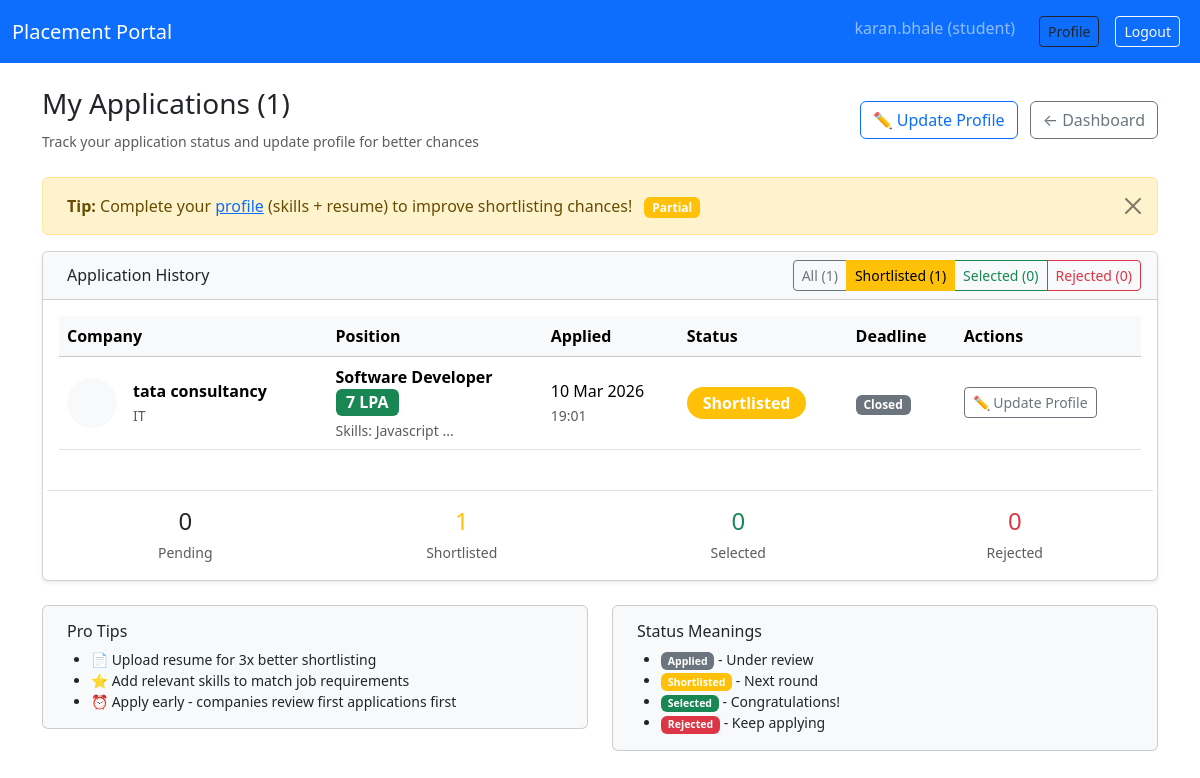
The page /student/applications?status=shortlisted (signed in) on the database as committed earlier.
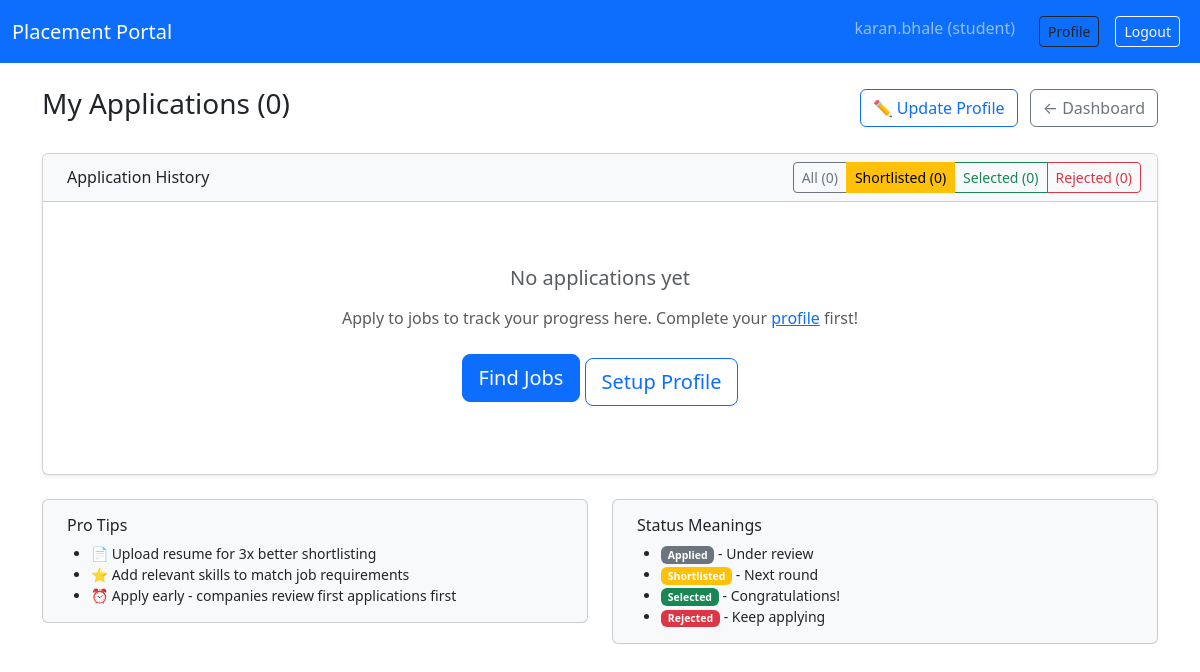
The same page on the database as committed later.
### models.py (models this page shows, shortened)
class User(UserMixin, db.Model):
    __tablename__ = 'user'
    id = db.Column(db.Integer, primary_key=True)
    username = db.Column(db.String(80), unique=True, nullable=False, index=True)
    email = db.Column(db.String(120), unique=True, nullable=False, index=True)
    password_hash = db.Column(db.String(128), nullable=False)
    role = db.Column(db.Enum(UserRole), nullable=False, index=True)
    is_active = db.Column(db.Boolean, default=True)
    created_at = db.Column(db.DateTime, default=datetime.utcnow, index=True)

class Student(db.Model):
    __tablename__ = "student"
    id = db.Column(db.Integer, primary_key=True)
    user_id = db.Column(
        db.Integer, db.ForeignKey("user.id", ondelete="CASCADE"), nullable=False, unique=True
    )
    full_name = db.Column(db.String(100), nullable=False)
    contact = db.Column(db.String(15))
    branch = db.Column(db.String(50))
    year = db.Column(db.Integer)
    cgpa = db.Column(db.Float)
    skills = db.Column(db.Text)
    education = db.Column(db.Text)
    resume_path = db.Column(db.String(500))
    is_blacklisted = db.Column(db.Boolean, default=False)
    created_at = db.Column(db.DateTime, default=datetime.utcnow)

class Application(db.Model):
    __tablename__ = 'application'
    id = db.Column(db.Integer, primary_key=True)
    student_id = db.Column(db.Integer, db.ForeignKey('student.id', ondelete='CASCADE'), nullable=False, index=True)
    drive_id = db.Column(db.Integer, db.ForeignKey('placement_drive.id', ondelete='CASCADE'), nullable=False, index=True)
    applied_at = db.Column(db.DateTime, default=datetime.utcnow, index=True)
    status = db.Column(db.Enum('applied', 'shortlisted', 'selected', 'rejected'),
                      default='applied', index=True)
    resume_path = db.Column(db.String(200))
    __table_args__ = (
        db.UniqueConstraint('student_id', 'drive_id', name='uq_student_drive'),
    )

class Company(db.Model):
    __tablename__ = 'company'
    id = db.Column(db.Integer, primary_key=True)
    user_id = db.Column(db.Integer, db.ForeignKey('user.id', ondelete='CASCADE'), nullable=False, unique=True)
    name = db.Column(db.String(100), nullable=False)
    industry = db.Column(db.String(100))
    is_blacklisted = db.Column(db.Boolean, default=False)
    hr_contact = db.Column(db.String(100))
    website = db.Column(db.String(200))
    address = db.Column(db.Text)
    is_approved = db.Column(db.Boolean, default=False)
    created_at = db.Column(db.DateTime, default=datetime.utcnow)

class PlacementDrive(db.Model):
    __tablename__ = "placement_drive"
    id = db.Column(db.Integer, primary_key=True)
    company_id = db.Column(db.Integer, db.ForeignKey("company.id", ondelete="CASCADE"), nullable=False)
    title = db.Column(db.String(100), nullable=False)
    description = db.Column(db.Text, nullable=False)
    skills_required = db.Column(db.Text)
    experience = db.Column(db.String(50))
    salary_range = db.Column(db.String(50))
    eligibility = db.Column(db.Text)
    deadline = db.Column(db.DateTime, nullable=False)
    status = db.Column(db.Enum("pending", "approved","active", "closed"), default="pending", index=True)  # CHANGED: active/closed
    created_at = db.Column(db.DateTime, default=datetime.utcnow, index=True)

### app.py (the view)
@app.route("/student/applications")
@login_required
def student_applications():
    role_required(UserRole.STUDENT)
    student = current_user.student[0]
    if not student:
        flash("Complete your profile first.", "warning")
        return redirect(url_for("student_update_profile"))
    status_filter = request.args.get('status', 'all').lower()
    apps_query = Application.query.join(PlacementDrive).join(Company).filter(
        Application.student_id == student.id
    ).order_by(Application.applied_at.desc())
    if status_filter != 'all':
        apps_query = apps_query.filter(Application.status == status_filter)
    applications = apps_query.all()
    return render_template(
        "student/applications.html",
        applications=applications,
        status_filter=status_filter,
        student=student
    )

### app.py (called while the page is built)
@login_manager.user_loader
def load_user(user_id):
    return User.query.get(int(user_id))

@app.template_filter('is_deadline_passed')
def is_deadline_passed(deadline):
    if not deadline:
        return True
    return deadline < datetime.now()

def role_required(role: UserRole):
    if (not current_user.is_authenticated) or (current_user.role != role):
        abort(403)

@app.context_processor
def inject_profile_status():
    def get_profile_status(user):
        if user.role != UserRole.STUDENT:
            return "complete"
        student = user.student[0]
        if not student:
            return "incomplete"
        score = 0
        if student.full_name: score += 1
        if student.branch: score += 1
        if student.skills: score += 1
        if student.resume_path: score += 2
        if score >= 4: return "complete"
        elif score >= 2: return "partial"
        return "incomplete"
    return dict(get_profile_status=get_profile_status)

### templates/student/applications.html (shortened to what the changed rows need)
{% extends "base.html" %}
{% block content %}
<div class="d-flex justify-content-between align-items-center mb-4">
  <div>
    <h3>My Applications ({{ applications|length }})</h3>
    {% if applications %}
      <small class="text-muted">
        Track your application status and update profile for better chances
      </small>
    {% endif %}
  </div>
  <div>
  </div>
</div>
{% if get_profile_status(current_user) != 'complete' %}
<div class="alert alert-warning alert-dismissible fade show" role="alert">
  <strong>Tip:</strong> Complete your
  <a href="{{ url_for('student_update_profile') }}">profile</a>
  (skills + resume) to improve shortlisting chances!
  <span class="badge bg-warning ms-2">{{ get_profile_status(current_user)|title }}</span>
  <button type="button" class="btn-close" data-bs-dismiss="alert"></button>
</div>
{% endif %}
<div class="card shadow-sm">
  <div class="card-header bg-light">
    <div class="row align-items-center">
      <div class="col-md-6 text-end">
<div class="btn-group btn-group-sm" role="group">
  <a href="{{ url_for('student_applications') }}?status=all"
     class="btn btn-outline-secondary {{ 'active' if status_filter == 'all' else '' }}">
    All ({{ applications|length }})
  </a>
  <a href="{{ url_for('student_applications') }}?status=shortlisted"
     class="btn btn-outline-warning {{ 'active' if status_filter == 'shortlisted' else '' }}">
    Shortlisted ({{ applications|selectattr('status', 'equalto', 'shortlisted')|list|length }})
  </a>
  <a href="{{ url_for('student_applications') }}?status=selected"
     class="btn btn-outline-success {{ 'active' if status_filter == 'selected' else '' }}">
    Selected ({{ applications|selectattr('status', 'equalto', 'selected')|list|length }})
  </a>
  <a href="{{ url_for('student_applications') }}?status=rejected"
     class="btn btn-outline-danger {{ 'active' if status_filter == 'rejected' else '' }}">
    Rejected ({{ applications|selectattr('status', 'equalto', 'rejected')|list|length }})
  </a>
</div>
      </div>
    </div>
  </div>
  <div class="card-body">
    {% if applications %}
    <div class="table-responsive">
      <table class="table table-hover align-middle">
        <thead class="table-light">
        <tr>
          <th>Company</th>
          <th>Position</th>
          <th>Applied</th>
          <th>Status</th>
          <th>Deadline</th>
          <th>Actions</th>
        </tr>
        </thead>
        <tbody>
        {% for app in applications %}
        <tr>
          <td>
            <div class="d-flex align-items-center">
              <div class="bg-light rounded-circle p-2 me-3 d-flex align-items-center justify-content-center" style="width: 50px; height: 50px;">
              </div>
              <div>
                <div class="fw-semibold">{{ app.drive.company.name }}</div>
                <small class="text-muted">
                  {{ app.drive.company.industry or 'Technology' }}
                </small>
              </div>
            </div>
          </td>
          <td>
            <div class="fw-semibold">{{ app.drive.title }}</div>
            {% if app.drive.salary_range %}
              <span class="badge bg-success fs-6">{{ app.drive.salary_range }}</span>
            {% endif %}
            <div class="small text-muted mt-1">
              {% if app.drive.skills_required %}
                Skills: {{ app.drive.skills_required.split(',')|first|trim }}
                {% if app.drive.skills_required.split(',')|length > 1 %}...{% endif %}
              {% endif %}
            </div>
          </td>
          <td>
            <div class="fw-medium">{{ app.applied_at.strftime('%d %b %Y') }}</div>
            <small class="text-muted">{{ app.applied_at.strftime('%H:%M') }}</small>
          </td>
          <td>
  <span class="badge fs-6 px-3 py-2 rounded-pill bg-{{
    'secondary' if app.status == 'applied'
    else 'warning' if app.status == 'shortlisted'
    else 'success' if app.status == 'selected'
    else 'danger'
  }}">
    {{ app.status|title }}
  </span>
</td>
          <td>
            {% if app.drive.deadline | is_deadline_passed %}
              <span class="badge bg-info">
                {{ app.drive.deadline.strftime('%d %b') }}
              </span>
            {% else %}
              <span class="badge bg-secondary">Closed</span>
            {% endif %}
          </td>
          <td>
            <div class="btn-group-vertical btn-group-sm" role="group">
              <a href="{{ url_for('student_update_profile') }}"
                 class="btn btn-outline-secondary btn-sm">
                ✏️ Update Profile
              </a>
            </div>
          </td>
        </tr>
        {% endfor %}
        </tbody>
      </table>
    </div>
    <div class="row mt-4 pt-3 border-top">
      <div class="col-md-3">
        <div class="text-center">
          <div class="h4 mb-1">{{ applications|selectattr('status', 'equalto', 'applied')|list|length }}</div>
          <small class="text-muted">Pending</small>
        </div>
      </div>
      <div class="col-md-3">
        <div class="text-center">
          <div class="h4 mb-1 text-warning">{{ applications|selectattr('status', 'equalto', 'shortlisted')|list|length }}</div>
          <small class="text-muted">Shortlisted</small>
        </div>
      </div>
      <div class="col-md-3">
        <div class="text-center">
          <div class="h4 mb-1 text-success">{{ applications|selectattr('status', 'equalto', 'selected')|list|length }}</div>
          <small class="text-muted">Selected</small>
        </div>
      </div>
      <div class="col-md-3">
        <div class="text-center">
          <div class="h4 mb-1 text-danger">{{ applications|selectattr('status', 'equalto', 'rejected')|list|length }}</div>
          <small class="text-muted">Rejected</small>
        </div>
      </div>
    </div>
    {% else %}
    <div class="text-center py-5">
      <h5 class="text-muted mb-3">No applications yet</h5>
      <p class="text-muted mb-4">
        Apply to jobs to track your progress here.
        Complete your <a href="{{ url_for('student_update_profile') }}">profile</a> first!
      </p>
      <div class="d-grid gap-2 d-md-block">
        <a href="{{ url_for('student_drives') }}" class="btn btn-primary btn-lg mb-2">Find Jobs</a>
        <a href="{{ url_for('student_update_profile') }}" class="btn btn-outline-primary btn-lg">Setup Profile</a>
      </div>
    </div>
    {% endif %}
  </div>
</div>
<div class="row mt-4">
  <div class="col-md-6">
  </div>
  <div class="col-md-6">
  </div>
</div>
{% endblock %}

### templates/base.html (shortened to what this page needs)
<!doctype html>
<html lang="en">
<head>
  <link
    href="https://cdn.jsdelivr.net/npm/bootstrap@5.3.3/dist/css/bootstrap.min.css"
    rel="stylesheet">
  <link rel="stylesheet" href="{{ url_for('static', filename='css/style.css') }}">
</head>
<body>
<nav class="navbar navbar-expand-lg navbar-dark bg-primary">
  <div class="container-fluid">
    <a class="navbar-brand" href="{{ url_for('dashboard') if current_user.is_authenticated else url_for('login') }}">
      Placement Portal
    </a>
    <div class="d-flex">
      {% if current_user.is_authenticated %}
        <span class="navbar-text me-3">
          {{ current_user.username }} ({{ current_user.role.value }})
        </span>
        {% if current_user.is_authenticated %}
  {% if current_user.role.value == 'student' %}
    <a class="btn btn-outline-dark btn-sm m-2" href="{{ url_for('student_update_profile') }}">Profile</a>
   {% endif %}
{% endif %}
        <a class="btn btn-outline-light btn-sm m-2" href="{{ url_for('logout') }}">Logout</a>
      {% endif %}
    </div>
  </div>
</nav>
<div class="container mt-4">
  {% block content %}{% endblock %}
</div>
</body>
</html>

Rows that differ between the two databases and show on the page:
no longer on this page (row edited): Application: drive.company.name "tata consultancy", drive.company "IT", drive "Software Developer", drive.salary_range "7 LPA", drive.skills_required.split|first "Javascript", applied_at "10 Mar 2026", applied_at "19:01", status "Shortlisted"
changed through a linked row, User "karan.bhale": role.resume_path "Partial" → (not shown)
Other text that changed with them:
{{ applications|length }}: "1" → "0"
{{ applications|selectattr('status', 'equalto', 'applied')|list|length }}: "0" → (not shown)
{{ applications|selectattr('status', 'equalto', 'selected')|list|length }}: "0" → (not shown)
{{ applications|selectattr('status', 'equalto', 'rejected')|list|length }}: "0" → (not shown)
text no longer shown: "1 Track your application status and update profile for better chances Tip: Complete your (skills + resume) to improve shortlisting chances! Company Position Applied Status Deadline Actions Pending 1 Shortlisted Selected Rejected"
text now shown: "0 No applications yet Apply to jobs to track your progress here. Complete your first! Find Jobs Setup Profile"
